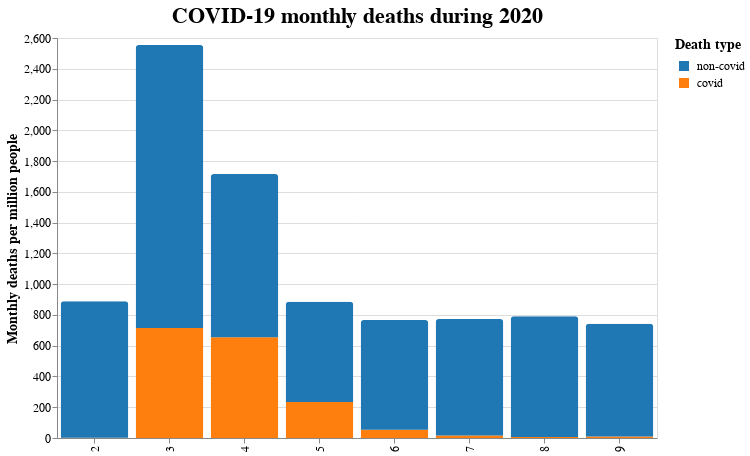

The notebook cell saved with this chart:
### Code cell
region='Lombardia'
mask0 = hist_comp_md.death_type != 'total'
mask1 = hist_comp_md.region == region

selection = alt.selection_multi(fields=['region'], bind='legend')

domain = ['non-covid', 'covid']
range_ = ['#1f77b4', '#ff7f0e']

bar = alt.Chart(hist_comp_md.loc[mask0 & mask1]).mark_bar(
    cornerRadiusTopLeft=3,
    cornerRadiusTopRight=3,
    opacity=0.5
).encode(
    x=alt.X('month:O', axis=alt.Axis(title=None)),
    y=alt.Y(
        'deaths_per_million:Q',
        axis=alt.Axis(title='Monthly deaths per million people'),
    ),
    color=alt.Color(
        'death_type:N',
        scale=alt.Scale(domain=domain, range=range_),
        legend=alt.Legend(title='Death type')
    ),
    opacity=alt.condition(selection, alt.value(1), alt.value(0.01)),
    tooltip=[
        alt.Tooltip('region', title='Region'),
        alt.Tooltip('death_type', title='Death type'),
        alt.Tooltip('deaths_per_million', title='Deaths per million')
    ]
).configure_axis(
    labelFontSize=12,
    titleFontSize=14,
).configure_legend(
    titleFontSize=14,
    labelFontSize=12,
    symbolStrokeWidth=8
).configure_title(
    fontSize=22
).add_selection(
    selection
).properties(
    title='COVID-19 monthly deaths during 2020',
    width=600,
    height=400
)

bar

### Figure 1 — Vega-Lite specification as saved in the notebook (floating-point values rounded to 4 significant figures)
{"config": {"view": {"continuousWidth": 400, "continuousHeight": 300}, "axis": {"labelFontSize": 12, "titleFontSize": 14}, "legend": {"labelFontSize": 12, "symbolStrokeWidth": 8, "titleFontSize": 14}, "title": {"fontSize": 22}}, "data": {"name": "data-1001b41a335fefbdffa7c1c1d7f20b66"}, "mark": {"type": "bar", "cornerRadiusTopLeft": 3, "cornerRadiusTopRight": 3, "opacity": 0.5}, "encoding": {"color": {"type": "nominal", "field": "death_type", "legend": {"title": "Death type"}, "scale": {"domain": ["non-covid", "covid"], "range": ["#1f77b4", "#ff7f0e"]}}, "opacity": {"condition": {"value": 1, "selection": "selector003"}, "value": 0.01}, "tooltip": [{"type": "nominal", "field": "region", "title": "Region"}, {"type": "nominal", "field": "death_type", "title": "Death type"}, {"type": "quantitative", "field": "deaths_per_million", "title": "Deaths per million"}], "x": {"type": "ordinal", "axis": {"title": null}, "field": "month"}, "y": {"type": "quantitative", "axis": {"title": "Monthly deaths per million people"}, "field": "deaths_per_million"}}, "height": 400, "selection": {"selector003": {"type": "multi", "fields": ["region"], "bind": "legend"}}, "title": "COVID-19 monthly deaths during 2020", "width": 600, "$schema": "https://vega.github.io/schema/vega-lite/v4.8.1.json", "datasets": {"data-1001b41a335fefbdffa7c1c1d7f20b66": [{"month": 2, "region": "Lombardia", "deaths": 17.0, "year": 2020, "death_type": "covid", "ppl": 10027602, "deaths_per_million": 1.7}, {"month": 3, "region": "Lombardia", "deaths": 7176.0, "year": 2020, "death_type": "covid", "ppl": 10027602, "deaths_per_million": 715.6}, {"month": 4, "region": "Lombardia", "deaths": 6573.0, "year": 2020, "death_type": "covid", "ppl": 10027602, "deaths_per_million": 655.5}, {"month": 5, "region": "Lombardia", "deaths": 2340.0, "year": 2020, "death_type": "covid", "ppl": 10027602, "deaths_per_million": 233.4}, {"month": 6, "region": "Lombardia", "deaths": 532.0, "year": 2020, "death_type": "covid", "ppl": 10027602, "deaths_per_million": 53.05}, {"month": 7, "region": "Lombardia", "deaths": 162.0, "year": 2020, "death_type": "covid", "ppl": 10027602, "deaths_per_million": 16.16}, {"month": 8, "region": "Lombardia", "deaths": 59.0, "year": 2020, "death_type": "covid", "ppl": 10027602, "deaths_per_million": 5.88}, {"month": 9, "region": "Lombardia", "deaths": 90.0, "year": 2020, "death_type": "covid", "ppl": 10027602, "deaths_per_million": 8.98}, {"month": 2, "region": "Lombardia", "deaths": 8893.0, "year": 2020, "death_type": "non-covid", "ppl": 10027602, "deaths_per_million": 886.9}, {"month": 3, "region": "Lombardia", "deaths": 18450.0, "year": 2020, "death_type": "non-covid", "ppl": 10027602, "deaths_per_million": 1840.0}, {"month": 4, "region": "Lombardia", "deaths": 10640.0, "year": 2020, "death_type": "non-covid", "ppl": 10027602, "deaths_per_million": 1061.0}, {"month": 5, "region": "Lombardia", "deaths": 6533.0, "year": 2020, "death_type": "non-covid", "ppl": 10027602, "deaths_per_million": 651.5}, {"month": 6, "region": "Lombardia", "deaths": 7161.0, "year": 2020, "death_type": "non-covid", "ppl": 10027602, "deaths_per_million": 714.1}, {"month": 7, "region": "Lombardia", "deaths": 7595.0, "year": 2020, "death_type": "non-covid", "ppl": 10027602, "deaths_per_million": 757.4}, {"month": 8, "region": "Lombardia", "deaths": 7875.0, "year": 2020, "death_type": "non-covid", "ppl": 10027602, "deaths_per_million": 785.3}, {"month": 9, "region": "Lombardia", "deaths": 7352.0, "year": 2020, "death_type": "non-covid", "ppl": 10027602, "deaths_per_million": 733.2}]}}
